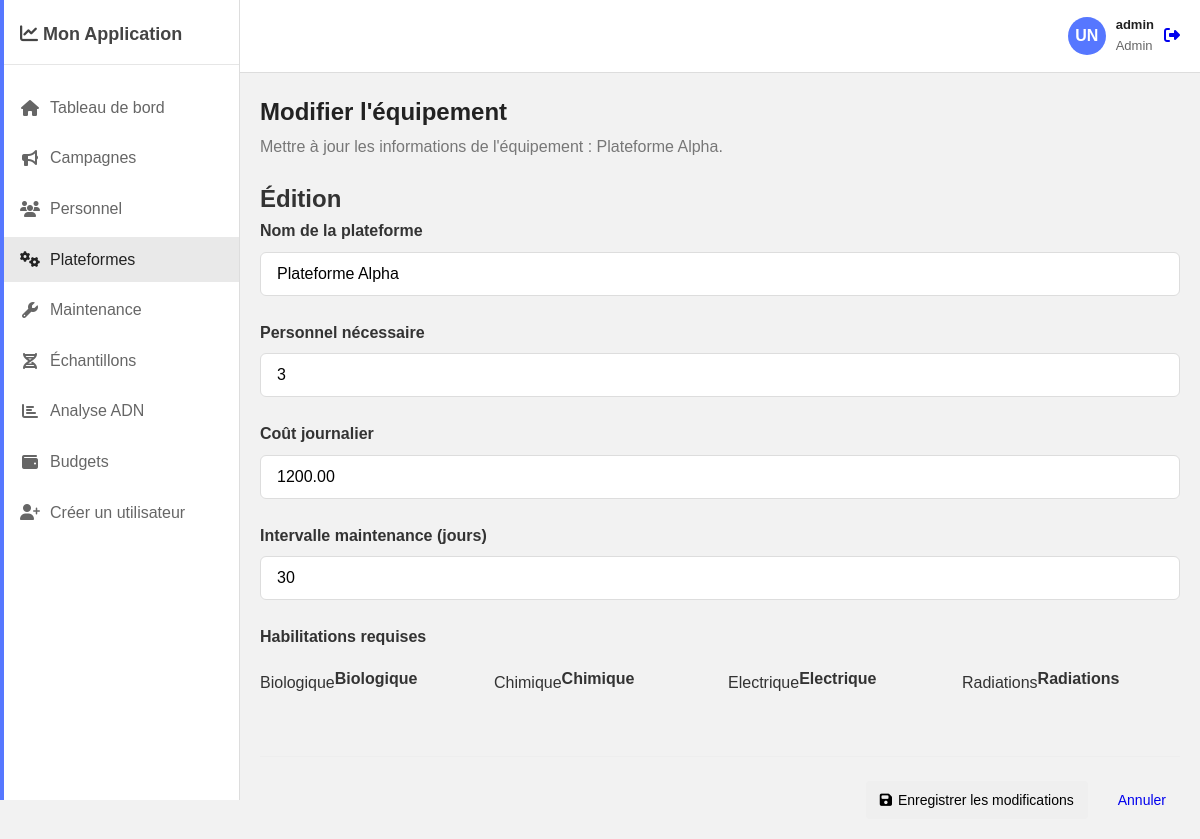
The app's page /plateforme/edit/1 (signed in) with its own data.
### monApp/models.py (models this page shows, shortened)
class User(db.Model, UserMixin):
    id = db.Column(db.Integer, primary_key=True)
    username = db.Column(db.String(80), unique=True, nullable=False)
    password = db.Column(db.String(256), nullable=False)
    role = db.Column(db.Enum(UserRole),
                     nullable=False,
                     default=UserRole.CHERCHEUR)

class Plateforme(db.Model):
    __tablename__ = 'PLATEFORME'
    idPl = db.Column(db.Integer, primary_key=True)
    nom = db.Column(db.String(100))
    nb_personnes_necessaires = db.Column(db.Integer)
    cout_journalier = db.Column(db.Numeric(10, 2))
    intervalle_maintenance = db.Column(db.Integer)
    campagnes = db.relationship('Campagne', backref='plateforme', lazy=True)
    maintenances = db.relationship('Maintenance',
                                   backref='plateforme',
                                   lazy=True)
    habilitations_requises = db.relationship('Habilitation',
                                             secondary=requiert,
                                             backref=db.backref(
                                                 'plateformes_requerantes',
                                                 lazy=True))

class Habilitation(db.Model):
    __tablename__ = 'HABILITATION'
    idHab = db.Column(db.Integer, primary_key=True)
    nomHab = db.Column(db.String(50), unique=True)

### monApp/views.py (the view, shortened to what this page needs)
@app.route('/plateforme/edit/<int:equipement_id>', methods=['GET', 'POST'])
@login_required
@role_required(UserRole.ADMIN, UserRole.TECHNIQUE)
def edit_plateforme(equipement_id):
    equipement = Plateforme.query.get_or_404(equipement_id)
    form = PlateformeForm(obj=equipement)
    form.habilitations_requises.choices = [
        (h.idHab, h.nomHab)
        for h in Habilitation.query.order_by('nomHab').all()
    ]
    if request.method == 'GET':
        form.habilitations_requises.data = [
            h.idHab for h in equipement.habilitations_requises
        ]
    return render_template('edit_plateforme.html',
                           form=form,
                           equipement=equipement)

### monApp/forms.py
class PlateformeForm(FlaskForm):
    nom = StringField('Nom de la plateforme', validators=[DataRequired()])
    nb_personnes_necessaires = IntegerField(
        'Personnel nécessaire',
        validators=[DataRequired(), NumberRange(min=1)])
    cout_journalier = DecimalField('Coût journalier',
                                   validators=[DataRequired()])
    intervalle_maintenance = IntegerField('Intervalle maintenance (jours)',
                                          validators=[DataRequired()])
    habilitations_requises = SelectMultipleField('Habilitations requises',
                                                 coerce=int,
                                                 validators=[Optional()])
    submit = SubmitField('Enregistrer')

### monApp/views.py (called while the page is built)
def role_required(*roles):
    def wrapper(fn):
        @wraps(fn)
        def decorated_view(*args, **kwargs):
            if not current_user.is_authenticated or current_user.role not in roles:
                abort(403)
            return fn(*args, **kwargs)
        return decorated_view
    return wrapper

@login_manager.user_loader
def load_user(user_id):
    return User.query.get(int(user_id))

### monApp/templates/edit_plateforme.html (shortened to what this page needs)
{% extends "base.html" %}
{% block extra_css %}
<link rel="stylesheet" href="{{ url_for('static', filename='css/form-style.css') }}">
{% endblock %}
{% block content %}
<div class="page-title">
    <h1>Modifier l'équipement</h1>
    <p>Mettre à jour les informations de l'équipement : {{ equipement.nom }}.</p>
</div>
<div class="card form-card">
    <div class="card-header">
        <h2 class="card-title">Édition</h2>
    </div>
    <form method="POST" action="{{ url_for('edit_plateforme', equipement_id=equipement.idPl) }}">
        <div class="form-group">
            {{ form.nom.label(for="nom") }}
            {{ form.nom(id="nom", placeholder="Ex: Séquenceur ADN Pro", required=True) }}
        </div>
        <div class="form-group">
            {{ form.nb_personnes_necessaires.label(for="nb_personnes_necessaires") }}
            {{ form.nb_personnes_necessaires(id="nb_personnes_necessaires", min="1", required=True) }}
        </div>
        <div class="form-group">
            {{ form.cout_journalier.label(for="cout_journalier") }}
            {{ form.cout_journalier(id="cout_journalier", min="0", step="0.01", required=True) }}
        </div>
        <div class="form-group">
            {{ form.intervalle_maintenance.label(for="intervalle_maintenance") }}
            {{ form.intervalle_maintenance(id="intervalle_maintenance", min="1", required=True) }}
        </div>
        <div class="form-group">
            <label>Habilitations requises</label>
            <div class="checkbox-grid">
                {% for subfield in form.habilitations_requises %}
                    <div class="checkbox-item">
                        {{ subfield(id=subfield.id, checked=subfield.data in form.habilitations_requises.data) }}
                        {{ subfield.label(for=subfield.id) }}
                    </div>
                {% endfor %}
            </div>
        </div>
        <div class="form-actions">
            <button type="submit" class="btn btn-success">
                <i class="fas fa-save"></i> Enregistrer les modifications
            </button>
            <a href="{{ url_for('plateforme') }}" class="btn btn-secondary">Annuler</a>
        </div>
    </form>
</div>
{% endblock %}

### monApp/templates/base.html (shortened to what this page needs)
<!DOCTYPE html>
<html lang="fr">
<head>
    <link rel="stylesheet" href="https://cdnjs.cloudflare.com/ajax/libs/font-awesome/6.4.0/css/all.min.css">
    <link rel="stylesheet" href="{{ url_for('static', filename='../static/css/base.css') }}">
    {% block extra_css %}{% endblock %}
</head>
<body>
    <aside class="sidebar">
        <div class="sidebar-header">
            <h2><i class="fas fa-chart-line"></i> Mon Application</h2>
        </div>
        <nav>
            <ul class="sidebar-menu">
                <li><a href="{{ url_for('tableau_de_bord') }}" class="{{ 'active' if 'tableau_de_bord' in request.endpoint else '' }}"><i class="fas fa-home"></i> Tableau de bord</a></li>
                {% if current_user.role.value in ['chercheur', 'admin'] %}
                    <li><a href="{{ url_for('campagnes') }}" class="{{ 'active' if 'campagnes' in request.endpoint else '' }}"><i class="fas fa-bullhorn"></i> Campagnes</a></li>
                {% endif %}
                {% if current_user.role.value == 'admin' %}
                    <li><a href="{{ url_for('personnel') }}" class="{{ 'active' if 'personnel' in request.endpoint else '' }}"><i class="fas fa-users"></i> Personnel</a></li>
                {% endif %}
                {% if current_user.role.value in ['admin', 'technique'] %}
                    <li><a href="{{ url_for('plateforme') }}" class="{{ 'active' if 'plateforme' in request.endpoint else '' }}"><i class="fas fa-cogs"></i> Plateformes</a></li>
                    <li><a href="{{ url_for('maintenance') }}" class="{{ 'active' if 'maintenance' in request.endpoint else '' }}"><i class="fas fa-wrench"></i> Maintenance</a></li>
                {% endif %}
                {% if current_user.role.value in ['chercheur', 'admin'] %}
                    <li><a href="{{ url_for('sequences_adn') }}" class="{{ 'active' if 'sequences_adn' in request.endpoint else '' }}"><i class="fas fa-dna"></i> Échantillons</a></li>
                    <li><a href="{{ url_for('analyse') }}" class="{{ 'active' if 'analyse' in request.endpoint else '' }}"><i class="fas fa-chart-bar"></i> Analyse ADN</a></li>
                {% endif %}
                {% if current_user.role.value in ['direction', 'admin'] %}
                    <li><a href="{{ url_for('budget') }}" class="{{ 'active' if 'budget' in request.endpoint else '' }}"><i class="fas fa-wallet"></i> Budgets</a></li>
                {% endif %}
                {% if current_user.role.value in ['direction', 'admin'] %}
                    <li><a href="{{ url_for('creer_compte') }}" class="{{ 'active' if 'creer_compte' in request.endpoint else '' }}"><i class="fas fa-user-plus"></i> Créer un utilisateur</a></li>
                {% endif %}
            </ul>
        </nav>
    </aside>
    <main class="main-content">
        <header class="header">
            <div class="user-info">
                <div class="user-avatar">UN</div>
                <div class="user-details">
                    <span class="user-name">{{ current_user.username }}</span>
                    <span class="user-role">{{ current_user.role.value|capitalize }}</span>
                </div>
                <a href="{{ url_for('logout') }}" class="btn-logout" title="Déconnexion">
                    <i class="fas fa-sign-out-alt"></i>
                </a>
            </div>
        </header>
        <div class="container">
            {% block content %}{% endblock %}
        </div>
    </main>
</body>
</html>

### monApp/static/css/base.css (style rules this page uses)
* { margin: 0; padding: 0; box-sizing: border-box; }
body { font-family: Arial, sans-serif; background: #f2f2f2; color: #333; line-height: 1.6; min-height: 100vh; }
.sidebar { position: fixed; left: 0; top: 0; width: 240px; height: 100vh; background: #ffffff; border-right: 1px solid #ddd; padding: 20px 0; transition: transform 0.3s ease; }
.sidebar-header { padding: 0 20px 15px; border-bottom: 1px solid #e6e6e6; }
.sidebar-header h2 { font-size: 18px; font-weight: 700; color: #444; }
.sidebar-menu { list-style: none; padding: 15px 0; }
.sidebar-menu li { margin: 5px 0; }
.sidebar-menu a { display: flex; align-items: center; padding: 10px 20px; text-decoration: none; color: #666; transition: background 0.2s; }
.sidebar-menu a:hover, .sidebar-menu a.active { background: #e9e9e9; color: #222; }
.sidebar-menu a.active::before { content: ""; position: absolute; left: 0; width: 4px; top: 0; bottom: 0; background: #5677ff; }
.sidebar-menu i { margin-right: 10px; width: 20px; text-align: center; }
.main-content { margin-left: 240px; min-height: 100vh; }
.header { background: #ffffff; border-bottom: 1px solid #ddd; padding: 15px 20px; display: flex; justify-content: space-between; align-items: center; position: sticky; top: 0; }
.user-info { display: flex; align-items: center; gap: 10px; }
.user-avatar { width: 38px; height: 38px; border-radius: 50%; background: #5677ff; color: white; display: flex; align-items: center; justify-content: center; font-weight: 700; }
.user-details span { display: block; font-size: 13px; }
.user-name { font-weight: 600; color: #222; }
.user-role { color: #666; }
.container { padding: 20px; }
.page-title { margin-bottom: 20px; }
.page-title h1 { font-size: 24px; margin-bottom: 3px; color: #222; }
.page-title p { color: #777; }
.btn { padding: 8px 14px; border-radius: 4px; outline: none; border: none; cursor: pointer; display: inline-flex; align-items: center; gap: 6px; text-decoration: none; font-size: 14px; }

### monApp/static/css/form-style.css (style rules this page uses)
.form-card form { display: flex; flex-direction: column; }
.form-group { margin-bottom: 1.5rem; }
.form-group label { display: block; font-weight: 600; margin-bottom: 0.5rem; color: #333; }
.form-group input[type="text"], .form-group input[type="date"], .form-group input[type="number"], .form-group textarea, .form-group select { width: 100%; padding: 0.75rem 1rem; border: 1px solid #ddd; border-radius: 6px; font-size: 1rem; transition: border-color 0.2s, box-shadow 0.2s; box-sizing: border-box; }
.checkbox-grid { display: grid; grid-template-columns: repeat(auto-fill, minmax(200px, 1fr)); gap: 1rem; padding-top: 0.5rem; }
.checkbox-item { display: flex; align-items: center; }
.form-actions { display: flex; gap: 1rem; justify-content: flex-end; margin-top: 2rem; border-top: 1px solid #eee; padding-top: 1.5rem; }

### records on screen
User: username "admin", role.value "Admin"
Plateforme: nom "Plateforme Alpha", nb_personnes_necessaires "3", cout_journalier "1200.00", intervalle_maintenance "30"
Habilitation: label "Biologique"
Habilitation: label "Chimique"
Habilitation: label "Electrique"
Habilitation: label "Radiations"
